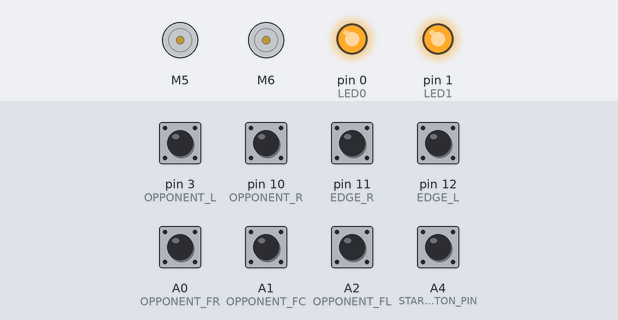
This sketch was run on a simulated Arduino Uno, built with avr-gcc and run on an emulated ATmega328P. Shown: 2 × DC motor (green arrow = forward, orange = backward, longer = faster), output pins drawn as LEDs (lit = HIGH). The inputs (shaded band) are chosen by the test bench; at power-on: A0 (OPPONENT_FR), A1 (OPPONENT_FC), A2 (OPPONENT_FL), A4 (START_BUTTON_PIN), pin 3 (OPPONENT_L), pin 10 (OPPONENT_R), pin 11 (EDGE_R), pin 12 (EDGE_L) HIGH.

Above: at 0.8 s.
0.9 s: A4 (START_BUTTON_PIN) pulled LOW for 0.15 s
At 2.8 s:
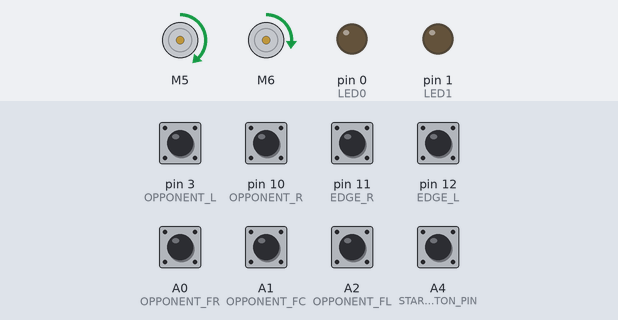
3.7 s: pin 11 (EDGE_R) pulled LOW for 0.15 s
At 4.24 s:
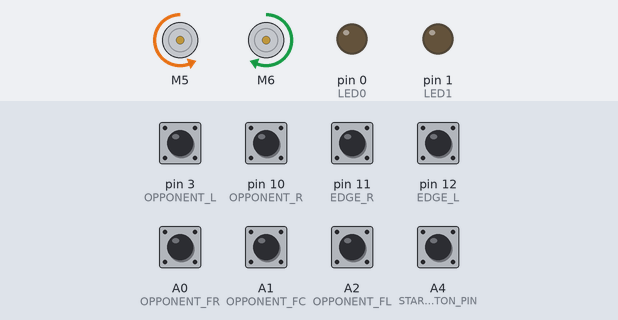
5.9 s: pin 12 (EDGE_L) pulled LOW for 1 s
At 6.44 s:
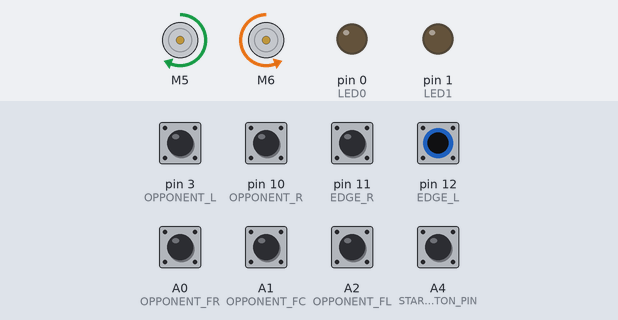
8.9 s: pin 3 (OPPONENT_L) pulled LOW for 0.15 s
At 8.97 s:
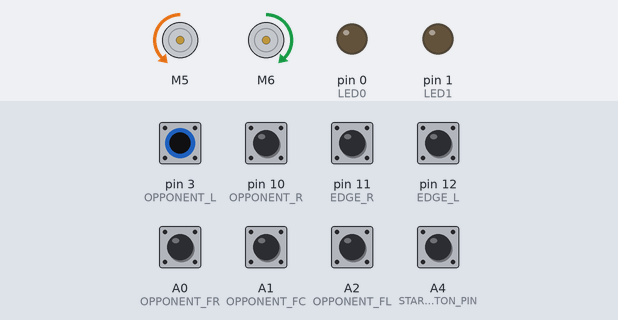
10.5 s: pin 10 (OPPONENT_R) pulled LOW for 0.15 s
At 10.57 s:
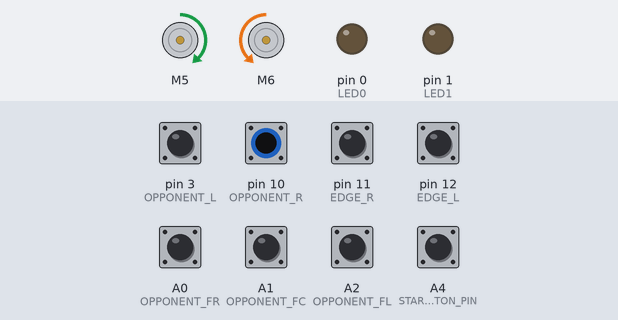
12.1 s: A0 (OPPONENT_FR) pulled LOW for 0.15 s
At 12.17 s:
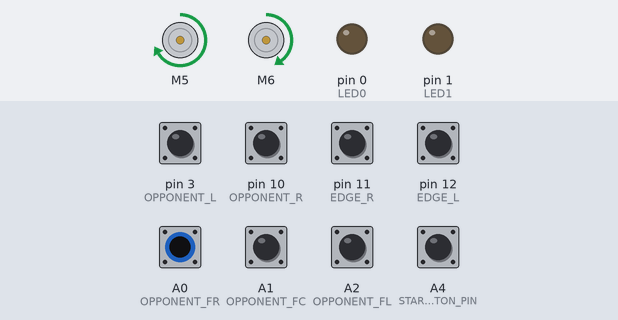
Timing chart, 0 to 14.7 s (numbered marks = the images above; inputs shaded):
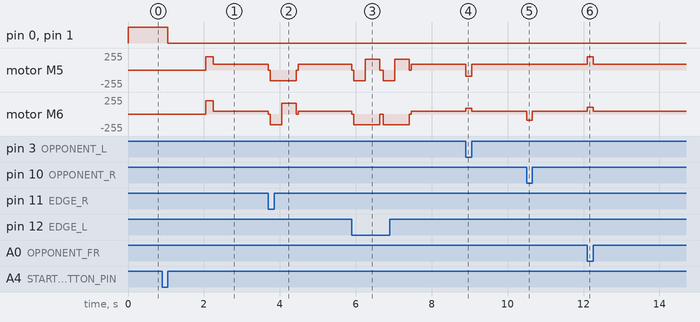

Measured:
- after the input at 0.9 s, pin 0 (LED0), pin 1 (LED1): HIGH → LOW after 0.15 s; motor M5: stopped → forward 200/255 after 1.2 s, → forward 90/255 0.20 s later; motor M6: stopped → forward 200/255 after 1.2 s, → forward 45/255 0.20 s later
- after the input at 3.7 s, motor M5: forward 90/255 → backward 160/255 at once, → forward 90/255 0.73 s later; motor M6: forward 45/255 → backward 160/255 at once, → forward 160/255 0.35 s later, → forward 45/255 0.38 s later
- after the input at 5.9 s, motor M5: forward 90/255 → backward 160/255 at once, → forward 160/255 0.35 s later, → stopped 0.38 s later, → backward 160/255 0.10 s later, … (6 changes in this stretch); motor M6: forward 45/255 → backward 160/255 at once, → stopped 0.73 s later, → backward 160/255 0.10 s later, → forward 45/255 0.68 s later
- after the input at 8.9 s, motor M5: forward 90/255 → backward 90/255 at once, → forward 90/255 0.15 s later; motor M6: forward 45/255 → forward 90/255 at once, → forward 45/255 0.15 s later
- after the input at 10.5 s, motor M6: forward 45/255 → backward 90/255 at once, → forward 45/255 0.15 s later
- after the input at 12.1 s, motor M5: forward 90/255 → forward 200/255 at once, → forward 90/255 0.15 s later; motor M6: forward 45/255 → forward 100/255 at once, → forward 45/255 0.15 s later

The sketch:

05-autonomous-kit-standard.ino
```cpp
/*******************************************************************************
 * 05 — 1KG Autonomous Sumo Robot Starter Kit (Standard Code)
 * Cytron URC10 Sumo Robot Controller
 *
 * PURPOSE:
 * This is the standard autonomous sumo code for the 1KG Autonomous Sumo
 * Robot Starter Kit. It uses the kit's official pin layout and is the
 * recommended starting point for all autonomous kit users.
 *
 * START BUTTON PIN: A4
 * A4 is used because it matches the 1KG Autonomous Sumo Robot Starter Kit
 * assembly and wiring guide. If you wired the button to D13 (legacy Cytron
 * sample code) or D2 (some tutorial versions), change START_BUTTON_PIN below.
 *
 * SENSOR PINS (do not change — these are fixed by the kit assembly):
 *   EDGE_L     (D12) — Left Maker Reflect sensor  (edge/boundary detection)
 *   EDGE_R     (D11) — Right Maker Reflect sensor (edge/boundary detection)
 *   OPPONENT_L  (D3) — Side-Left Maker Object sensor (opponent detection)
 *   OPPONENT_R (D10) — Side-Right Maker Object sensor (opponent detection)
 *   OPPONENT_FR (A0) — Front-Right Maker Object sensor (opponent detection)
 *   OPPONENT_FC (A1) — Front-Center Maker Object sensor (opponent detection)
 *   OPPONENT_FL (A2) — Front-Left Maker Object sensor (opponent detection)
 *
 * MOTOR DRIVER PINS (internally wired on URC10 — do not change):
 *   Motor Left  (Motor 1): PWM = D5, DIR = D4
 *   Motor Right (Motor 2): PWM = D6, DIR = D7
 *   ⚠️ D4, D5, D6, D7 are RESERVED — never reassign them.
 *
 * ACTIVE-LOW SENSORS:
 * All sensors and the button use INPUT_PULLUP mode.
 *   - Not triggered = HIGH (1)
 *   - Triggered     = LOW  (0)
 * Detect a trigger with: digitalRead(PIN) == LOW
 *
 * TESTING STEPS:
 * -----------------------------------------------------------------------
 * Step 1: Run 01-motor-test.ino — confirm motor directions are correct.
 * Step 2: Run 02-sensor-test.ino — confirm all sensors trigger correctly.
 * Step 3: Upload this sketch.
 * Step 4: ** LIFT THE ROBOT WHEELS OFF THE GROUND **
 * Step 5: Press the Start button (A4). Release it. Match starts after delay.
 * Step 6: Wave hand in front of sensors, check robot steers toward it.
 * Step 7: Hold white paper under edge sensors, check robot reverses.
 * Step 8: Lower onto the ring only after all tests pass with wheels lifted.
 * -----------------------------------------------------------------------
 *
 * COMPETITION NOTE:
 * Most 1KG sumo competitions require a 5-second delay after the start signal.
 * Change delay(1000) to delay(5000) in setup() before competition.
 *
 * HARDWARE: Cytron URC10 + 1KG Autonomous Sumo Robot Starter Kit
 * BOARD:    Arduino Uno (select in Arduino IDE)
 * LIBRARY:  Cytron Motor Drivers Library
 *******************************************************************************/

/*
 * SAFETY — BEFORE RUNNING THIS CODE:
 * 1. Lift the robot wheels off the ground.
 * 2. Confirm motor directions are correct before placing on the floor.
 * 3. Start at low speed (e.g. setSpeed(100)) before testing at full speed.
 * 4. Never connect the battery with reversed polarity — it will permanently
 *    destroy the URC10 board.
 * 5. The front blade is SHARP — keep fingers away during testing.
 * See auto-kit-safety-rules.md for full guidance.
 */

#include <CytronMotorDriver.h>

// =============================================================================
// PIN DEFINITIONS
// =============================================================================

// --- LEDs (onboard, active-low) ---
#define LED0   0  // Onboard LED 0 (LOW = ON, HIGH = OFF). Also TX.
#define LED1   1  // Onboard LED 1 (LOW = ON, HIGH = OFF). Also RX.

// --- Start Button ---
//
// START_BUTTON_PIN = A4
// A4 is the standard for the 1KG Autonomous Sumo Robot Starter Kit wiring guide.
// If you wired the button to D13 (legacy Cytron sample code) or D2 (some tutorial
// versions), change the value below to match your actual wiring.
#define START_BUTTON_PIN  A4  // Start / emergency-stop button (active-low)

// --- Edge / Boundary Sensors (Maker Reflect) ---
// Installed on the underside of the chassis, facing the ring floor.
// LOW = white boundary line detected = edge of the ring.
#define EDGE_L  12  // Left edge sensor  (Maker Reflect — LEFT)
#define EDGE_R  11  // Right edge sensor (Maker Reflect — RIGHT)

// --- Opponent Sensors (Maker Object) ---
// Detect the opposing robot. LOW = opponent in range.
#define OPPONENT_L   3  // Side-Left opponent sensor  (Maker Object)
#define OPPONENT_R  10  // Side-Right opponent sensor (Maker Object)
#define OPPONENT_FR A0  // Front-Right opponent sensor (Maker Object)
#define OPPONENT_FC A1  // Front-Center opponent sensor (Maker Object)
#define OPPONENT_FL A2  // Front-Left opponent sensor (Maker Object)

// ⚠️ D4, D5, D6, D7 are RESERVED for the onboard motor driver.
//    Never use them for sensors, buttons, LEDs, or any other purpose.


// =============================================================================
// MOTOR OBJECTS
// =============================================================================
// Motor Left  (Motor 1): PWM = D5, Direction = D4
// Motor Right (Motor 2): PWM = D6, Direction = D7
CytronMD motorL(PWM_DIR, 5, 4);
CytronMD motorR(PWM_DIR, 6, 7);

// NOTE: "Forward" assumes default kit motor wiring.
// If a motor spins the wrong way, swap its two wires on the motor terminal.


// =============================================================================
// TUNING CONSTANTS
// =============================================================================
// Adjust these to tune robot performance.
// Use named constants — never use raw numbers in motor speed calls.
// Range: 0 (stopped) to 255 (full speed).

#define ATTACK_SPEED   200  // Speed during opponent attack charge
                            // Beginner tip: start at 100–120 for first tests
#define SEARCH_SPEED    90  // Speed during circular search rotation
#define BACKOFF_SPEED  160  // Speed when reversing away from the edge
#define BACKOFF_DELAY  300  // Time (ms) to reverse after edge detection
#define TURN_DELAY     380  // Time (ms) to turn after backoff
#define START_DELAY   1000  // Delay (ms) after button press before match starts
                            // Change to 5000 for competition (5-second rule)

// Search turn direction toggle — alternates each time an edge is detected.
bool searchClockwise = true;


// =============================================================================
// setup()
// Runs once on power-up. Configures all pins and waits for the Start button.
// =============================================================================
void setup() {

  // Configure button and sensor pins as INPUT_PULLUP.
  // Not triggered = HIGH. Triggered = LOW (active-low).
  pinMode(START_BUTTON_PIN, INPUT_PULLUP);
  pinMode(EDGE_L,           INPUT_PULLUP);
  pinMode(EDGE_R,           INPUT_PULLUP);
  pinMode(OPPONENT_L,       INPUT_PULLUP);
  pinMode(OPPONENT_R,       INPUT_PULLUP);
  pinMode(OPPONENT_FL,      INPUT_PULLUP);
  pinMode(OPPONENT_FC,      INPUT_PULLUP);
  pinMode(OPPONENT_FR,      INPUT_PULLUP);

  // Configure LED pins as outputs.
  pinMode(LED0, OUTPUT);
  pinMode(LED1, OUTPUT);

  // Start with both LEDs off (active-low: HIGH = OFF).
  digitalWrite(LED0, HIGH);
  digitalWrite(LED1, HIGH);

  // Stop both motors immediately on startup — safety first.
  motorL.setSpeed(0);
  motorR.setSpeed(0);

  // -------------------------------------------------------------------------
  // WAIT STATE: blink LED and wait for Start button press.
  // While waiting, LED1 mirrors the left edge sensor and
  // LED0 mirrors the right edge sensor — useful for checking sensor placement.
  // -------------------------------------------------------------------------
  while (digitalRead(START_BUTTON_PIN) == HIGH) {
    digitalWrite(LED1, digitalRead(EDGE_L));  // LOW = edge detected = LED on
    digitalWrite(LED0, digitalRead(EDGE_R));
  }

  // Wait for button to be fully released before starting.
  while (digitalRead(START_BUTTON_PIN) == LOW);

  // Both LEDs on = match starting.
  digitalWrite(LED0, LOW);
  digitalWrite(LED1, LOW);

  // -------------------------------------------------------------------------
  // START DELAY
  // Change to delay(5000) for competitions that require a 5-second delay.
  // -------------------------------------------------------------------------
  delay(START_DELAY);

  // Initial launch: brief forward surge, then enter main loop.
  motorL.setSpeed(ATTACK_SPEED);
  motorR.setSpeed(ATTACK_SPEED);
  delay(200);
}


// =============================================================================
// opponentDetected()
// Returns true if any opponent sensor reads LOW (object in range).
// =============================================================================
bool opponentDetected() {
  return (digitalRead(OPPONENT_FC) == LOW ||
          digitalRead(OPPONENT_FL) == LOW ||
          digitalRead(OPPONENT_FR) == LOW ||
          digitalRead(OPPONENT_L)  == LOW ||
          digitalRead(OPPONENT_R)  == LOW);
}


// =============================================================================
// loop()
// Main game loop. Priorities:
//   1. Edge detection   — always runs first, overrides everything else
//   2. Opponent attack  — charge at detected opponent
//   3. Search           — rotate slowly to scan for opponent
//   4. Emergency stop   — button halts the robot at any time
// =============================================================================
void loop() {

  // ===========================================================================
  // PRIORITY 1 — EDGE DETECTION
  // If the robot reaches the ring boundary, back off and turn immediately.
  // This must always run first to prevent the robot from driving off the ring.
  // ===========================================================================

  bool edgeLeft  = (digitalRead(EDGE_L) == LOW);
  bool edgeRight = (digitalRead(EDGE_R) == LOW);

  if (edgeLeft || edgeRight) {

    // Immediately stop, then reverse.
    motorL.setSpeed(0);
    motorR.setSpeed(0);
    delay(50);

    motorL.setSpeed(-BACKOFF_SPEED);
    motorR.setSpeed(-BACKOFF_SPEED);
    delay(BACKOFF_DELAY);

    // Turn away from the detected edge.
    // Left edge → turn right. Right edge → turn left. Both → alternate.
    if (edgeLeft && !edgeRight) {
      // Turn right (clockwise).
      motorL.setSpeed(BACKOFF_SPEED);
      motorR.setSpeed(-BACKOFF_SPEED);
    } else if (edgeRight && !edgeLeft) {
      // Turn left (counter-clockwise).
      motorL.setSpeed(-BACKOFF_SPEED);
      motorR.setSpeed(BACKOFF_SPEED);
    } else {
      // Both edges: alternate turn direction each time.
      if (searchClockwise) {
        motorL.setSpeed(BACKOFF_SPEED);
        motorR.setSpeed(-BACKOFF_SPEED);
      } else {
        motorL.setSpeed(-BACKOFF_SPEED);
        motorR.setSpeed(BACKOFF_SPEED);
      }
      searchClockwise = !searchClockwise;
    }
    delay(TURN_DELAY);

    motorL.setSpeed(0);
    motorR.setSpeed(0);
    delay(50);

    return;  // Restart loop from the top immediately after backoff.
  }

  // ===========================================================================
  // PRIORITY 2 — ATTACK
  // Steer toward the opponent based on which sensor(s) are triggered.
  // ===========================================================================

  if (digitalRead(OPPONENT_FC) == LOW) {
    // Opponent directly ahead — charge straight.
    motorL.setSpeed(ATTACK_SPEED);
    motorR.setSpeed(ATTACK_SPEED);
  }
  else if (digitalRead(OPPONENT_FL) == LOW) {
    // Opponent front-left — curve left.
    motorL.setSpeed(ATTACK_SPEED / 2);
    motorR.setSpeed(ATTACK_SPEED);
  }
  else if (digitalRead(OPPONENT_FR) == LOW) {
    // Opponent front-right — curve right.
    motorL.setSpeed(ATTACK_SPEED);
    motorR.setSpeed(ATTACK_SPEED / 2);
  }
  else if (digitalRead(OPPONENT_L) == LOW) {
    // Opponent on side-left — spin left to face.
    motorL.setSpeed(-SEARCH_SPEED);
    motorR.setSpeed(SEARCH_SPEED);
  }
  else if (digitalRead(OPPONENT_R) == LOW) {
    // Opponent on side-right — spin right to face.
    motorL.setSpeed(SEARCH_SPEED);
    motorR.setSpeed(-SEARCH_SPEED);
  }

  // ===========================================================================
  // PRIORITY 3 — SEARCH
  // No opponent detected — rotate slowly to scan the ring.
  // ===========================================================================

  else {
    // Circular arc search. Alternates direction after each edge backoff.
    if (searchClockwise) {
      motorL.setSpeed(SEARCH_SPEED);
      motorR.setSpeed(SEARCH_SPEED / 2);
    } else {
      motorL.setSpeed(SEARCH_SPEED / 2);
      motorR.setSpeed(SEARCH_SPEED);
    }
  }

  // ===========================================================================
  // PRIORITY 4 — EMERGENCY STOP
  // If Start button is pressed during the match, stop and halt immediately.
  // ===========================================================================

  if (digitalRead(START_BUTTON_PIN) == LOW) {
    motorL.setSpeed(0);
    motorR.setSpeed(0);
    digitalWrite(LED0, HIGH);  // LEDs off
    digitalWrite(LED1, HIGH);
    while (1);  // Halt — press reset or upload new code to restart.
  }
}
```
